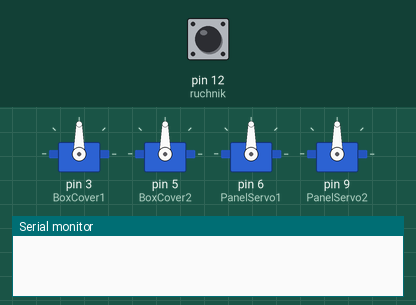
Recording of a sketch running on a simulated Arduino Uno, built with avr-gcc and run on an emulated ATmega328P. Parts: 4 × servo, the last lines printed to the serial monitor. The inputs (shaded band) are chosen by the test bench; at power-on: pin 12 (ruchnik) LOW.

Above: at 0.01 s.
At 1.2 s:
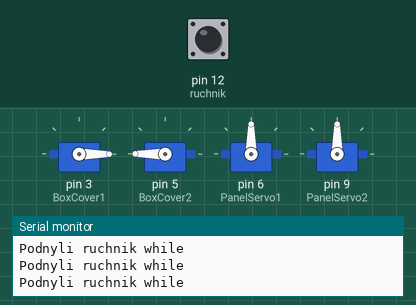
1.3 s: pin 12 (ruchnik) pulsed HIGH 2 times (0.12 s each, 0.3 s apart)
4.9 s: pin 12 (ruchnik) pulsed HIGH 5 times (0.12 s each, 0.3 s apart)
Timing chart, 0 to 7.9 s (numbered marks = the images above; inputs shaded):
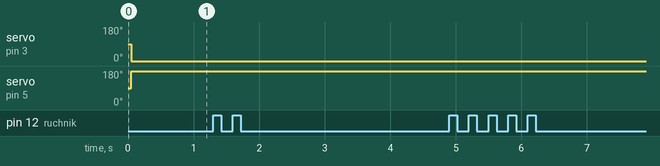

The sketch:

Ser_gotovo_20_04_21.ino
```cpp
/*
   Программа управления сервами 4 мотора . Транзисторы коммутируют питание GND
   Версия 1.0
  26.08.20 Корректировка прошивки, собрана установка
  05.10.20 Корректировка углов поворота сервю
*/
#include <Servo.h>
//Создаем переменные серво
#define DEBUG 1 //1- посылаем в сериал, 0 не отсылаем
//Выезжает спидометр
Servo BoxCover1;
Servo BoxCover2;
//Крышка спидометра
Servo PanelServo1;
Servo PanelServo2;

int angle1 = 0;     // Переменная,в которой хранится положение первого сервопривода
int interval1 = 10; // Интервал времени, через который будет производиться поворот первого сервопривода на один градус

int angle2 = 0;     // Переменная,в которой хранится положение второго сервопривода
int interval2 = 20; // Интервал времени, через который будет производиться поворот второго сервопривода на один градус
int pin = 2;
bool flag = true;
int n = 3;

//Описание переменных концевиков
int con1 = 10; //Концевик поворота крышки
int con2 = 11; //Концевик заезда крышки

int ruchnik = 12;

//Управление питанием
int PowerSer1 = 2;
int PowerSer2 = 4;
int PowerSer3 = 7;
int PowerSer4 = 8; //Выезжает крышка

void setup()
{
#ifdef DEBUG
  Serial.begin(9600);
#endif

  BoxCover1.attach(3);
  BoxCover2.attach(5);
  PanelServo1.attach(6);
  PanelServo2.attach(9);

  pinMode(con1, INPUT_PULLUP);
  pinMode(con2, INPUT_PULLUP);
  pinMode(ruchnik, INPUT_PULLUP);
  //Транзисторы управления питанием
  pinMode(PowerSer1, OUTPUT);
  pinMode(PowerSer2, OUTPUT);
  pinMode(PowerSer3, OUTPUT);
  pinMode(PowerSer4, OUTPUT);

  digitalWrite(PowerSer1, LOW);
  digitalWrite(PowerSer2, LOW);
  digitalWrite(PowerSer3, LOW);
  digitalWrite(PowerSer4, LOW);

  //Проверяем начальное положение
  /*
    Проверяем закрыта или нет крышка спидометра. Тут должен быть код который проверяет в каком положении система. Если она не "дома" то мы должны ее приввести домой.
    Необходимо учесть положение ручника. Минимизировать количество срабатываний.
  */
  //  if (digitalRead(con2) == HIGH)
  //  {
  //    delay(60);
  //    while (digitalRead(con2) == HIGH)
  //    {
  //      //Запускаем серву
  //      digitalWrite(PowerSer4, HIGH);
  //      PanelServo2.write(0);
  //      Serial.println("tut");
  //    }
  //    //Останавливаем серву
  //    digitalWrite(PowerSer4, LOW);
  //    PanelServo2.detach();
  //    Serial.println("Stop");
  //  }
  //  //Спидометр приехал вниз, теперь нужно закрыть крышку. Просто вращаем по времени
  //  digitalWrite(PowerSer3, HIGH);
  //  PanelServo1.write(0);
  //  delay(2000); //Вращаем определенное время
  //  digitalWrite(PowerSer3, LOW);
  //  PanelServo1.detach();
  //  //Возможно тут нужно будет поработать сервами , которые вращаются в разные стороны
  //  digitalWrite(PowerSer1, HIGH);
  //  digitalWrite(PowerSer2, HIGH);
  //  BoxCover1.write(180);
  //  BoxCover2.write(0);
  //  delay(2000);
  //  digitalWrite(PowerSer1, LOW);
  //  digitalWrite(PowerSer2, LOW);
  //  BoxCover1.detach();
  //  BoxCover2.detach();
}
void loop()
{
  //Ручник поднят
  if (!digitalRead(ruchnik))
  {
    delay(50);
    if (!digitalRead(ruchnik))
    {
#ifdef DEBUG
      Serial.println("Podnyli ruchnik");
#endif
      //Алгоритм который работает пока поднят ручник
      //Приборка поехала вниз
      BoxCover1.attach(3);
      BoxCover2.attach(5);
      digitalWrite(PowerSer1, HIGH);
      digitalWrite(PowerSer2, HIGH);
      BoxCover1.write(0);
      BoxCover2.write(180);

      //Здесь мы тусуемся пока ручник поднят
      while (!digitalRead(ruchnik) == HIGH)
      {
#ifdef DEBUG
        Serial.println("Podnyli ruchnik while");
#endif
        delay(50);
      }

      //------------Конец тусовки --------------------------
    }
    else
    {
      //--------------------Заезжаем обратно-------------------------------
      //Ручник опущен
      //Алгоритм который работает пока поднят ручник
      //----------------------------------------------------

      //---------------------Конец заезда обратно----------------
    }
  }
}
```
